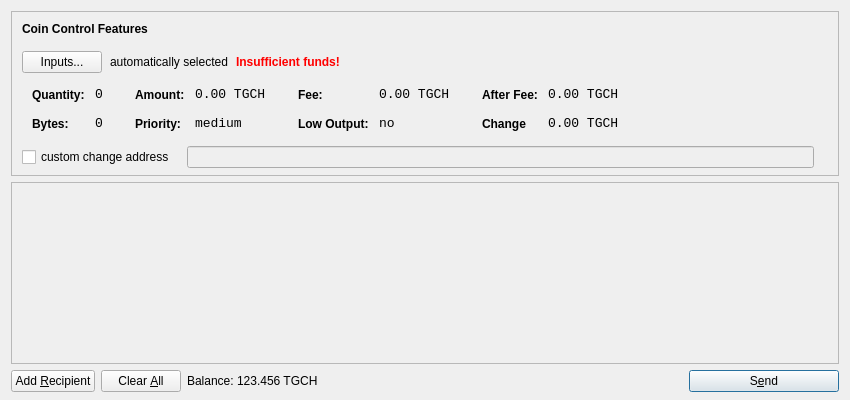
<?xml version="1.0" encoding="UTF-8"?>
<ui version="4.0">
 <class>SendCoinsDialog</class>
 <widget class="QDialog" name="SendCoinsDialog">
  <property name="geometry">
   <rect>
    <x>0</x>
    <y>0</y>
    <width>850</width>
    <height>400</height>
   </rect>
  </property>
  <property name="windowTitle">
   <string>Send Coins</string>
  </property>
  <layout class="QVBoxLayout" name="verticalLayout" stretch="0,1,0">
   <property name="bottomMargin">
    <number>8</number>
   </property>
   <item>
    <widget class="QFrame" name="frameCoinControl">
     <property name="sizePolicy">
      <sizepolicy hsizetype="Expanding" vsizetype="Expanding">
       <horstretch>0</horstretch>
       <verstretch>0</verstretch>
      </sizepolicy>
     </property>
     <property name="maximumSize">
      <size>
       <width>16777215</width>
       <height>16777215</height>
      </size>
     </property>
     <property name="frameShape">
      <enum>QFrame::StyledPanel</enum>
     </property>
     <property name="frameShadow">
      <enum>QFrame::Sunken</enum>
     </property>
     <layout class="QVBoxLayout" name="verticalLayoutCoinControl2">
      <property name="spacing">
       <number>6</number>
      </property>
      <property name="leftMargin">
       <number>0</number>
      </property>
      <property name="topMargin">
       <number>0</number>
      </property>
      <property name="rightMargin">
       <number>0</number>
      </property>
      <property name="bottomMargin">
       <number>6</number>
      </property>
      <item>
       <layout class="QVBoxLayout" name="verticalLayoutCoinControl" stretch="0,0,0,0,1">
        <property name="spacing">
         <number>0</number>
        </property>
        <property name="leftMargin">
         <number>10</number>
        </property>
        <property name="topMargin">
         <number>10</number>
        </property>
        <item>
         <layout class="QHBoxLayout" name="horizontalLayoutCoinControl1">
          <property name="bottomMargin">
           <number>15</number>
          </property>
          <item>
           <widget class="QLabel" name="labelCoinControlFeatures">
            <property name="sizePolicy">
             <sizepolicy hsizetype="Preferred" vsizetype="Maximum">
              <horstretch>0</horstretch>
              <verstretch>0</verstretch>
             </sizepolicy>
            </property>
            <property name="font">
             <font>
              <weight>75</weight>
              <bold>true</bold>
             </font>
            </property>
            <property name="styleSheet">
             <string notr="true">font-weight:bold;</string>
            </property>
            <property name="text">
             <string>Coin Control Features</string>
            </property>
           </widget>
          </item>
         </layout>
        </item>
        <item>
         <layout class="QHBoxLayout" name="horizontalLayoutCoinControl2" stretch="0,0,0,0">
          <property name="spacing">
           <number>8</number>
          </property>
          <property name="bottomMargin">
           <number>10</number>
          </property>
          <item>
           <widget class="QPushButton" name="pushButtonCoinControl">
            <property name="styleSheet">
             <string notr="true"/>
            </property>
            <property name="text">
             <string>Inputs...</string>
            </property>
           </widget>
          </item>
          <item>
           <widget class="QLabel" name="labelCoinControlAutomaticallySelected">
            <property name="text">
             <string>automatically selected</string>
            </property>
            <property name="margin">
             <number>5</number>
            </property>
           </widget>
          </item>
          <item>
           <widget class="QLabel" name="labelCoinControlInsuffFunds">
            <property name="font">
             <font>
              <weight>75</weight>
              <bold>true</bold>
             </font>
            </property>
            <property name="styleSheet">
             <string notr="true">color:red;font-weight:bold;</string>
            </property>
            <property name="text">
             <string>Insufficient funds!</string>
            </property>
            <property name="margin">
             <number>5</number>
            </property>
           </widget>
          </item>
          <item>
           <spacer name="horizontalSpacerCoinControl">
            <property name="orientation">
             <enum>Qt::Horizontal</enum>
            </property>
            <property name="sizeHint" stdset="0">
             <size>
              <width>40</width>
              <height>1</height>
             </size>
            </property>
           </spacer>
          </item>
         </layout>
        </item>
        <item>
         <widget class="QWidget" name="widgetCoinControl" native="true">
          <property name="sizePolicy">
           <sizepolicy hsizetype="Preferred" vsizetype="Preferred">
            <horstretch>0</horstretch>
            <verstretch>0</verstretch>
           </sizepolicy>
          </property>
          <property name="minimumSize">
           <size>
            <width>0</width>
            <height>0</height>
           </size>
          </property>
          <property name="styleSheet">
           <string notr="true"/>
          </property>
          <layout class="QHBoxLayout" name="horizontalLayoutCoinControl5">
           <property name="leftMargin">
            <number>0</number>
           </property>
           <property name="topMargin">
            <number>0</number>
           </property>
           <property name="rightMargin">
            <number>0</number>
           </property>
           <property name="bottomMargin">
            <number>0</number>
           </property>
           <item>
            <layout class="QHBoxLayout" name="horizontalLayoutCoinControl3" stretch="0,0,0,1">
             <property name="spacing">
              <number>20</number>
             </property>
             <property name="topMargin">
              <number>0</number>
             </property>
             <property name="bottomMargin">
              <number>10</number>
             </property>
             <item>
              <layout class="QFormLayout" name="formLayoutCoinControl1">
               <property name="horizontalSpacing">
                <number>10</number>
               </property>
               <property name="verticalSpacing">
                <number>14</number>
               </property>
               <property name="leftMargin">
                <number>10</number>
               </property>
               <property name="topMargin">
                <number>4</number>
               </property>
               <property name="rightMargin">
                <number>6</number>
               </property>
               <item row="0" column="0">
                <widget class="QLabel" name="labelCoinControlQuantityText">
                 <property name="styleSheet">
                  <string notr="true">font-weight:bold;</string>
                 </property>
                 <property name="text">
                  <string>Quantity:</string>
                 </property>
                 <property name="margin">
                  <number>0</number>
                 </property>
                </widget>
               </item>
               <item row="0" column="1">
                <widget class="QLabel" name="labelCoinControlQuantity">
                 <property name="font">
                  <font>
                   <family>Monospace</family>
                   <pointsize>10</pointsize>
                  </font>
                 </property>
                 <property name="cursor">
                  <cursorShape>IBeamCursor</cursorShape>
                 </property>
                 <property name="contextMenuPolicy">
                  <enum>Qt::ActionsContextMenu</enum>
                 </property>
                 <property name="text">
                  <string>0</string>
                 </property>
                 <property name="margin">
                  <number>0</number>
                 </property>
                 <property name="textInteractionFlags">
                  <set>Qt::LinksAccessibleByMouse|Qt::TextSelectableByKeyboard|Qt::TextSelectableByMouse</set>
                 </property>
                </widget>
               </item>
               <item row="1" column="0">
                <widget class="QLabel" name="labelCoinControlBytesText">
                 <property name="styleSheet">
                  <string notr="true">font-weight:bold;</string>
                 </property>
                 <property name="text">
                  <string>Bytes:</string>
                 </property>
                </widget>
               </item>
               <item row="1" column="1">
                <widget class="QLabel" name="labelCoinControlBytes">
                 <property name="font">
                  <font>
                   <family>Monospace</family>
                   <pointsize>10</pointsize>
                  </font>
                 </property>
                 <property name="cursor">
                  <cursorShape>IBeamCursor</cursorShape>
                 </property>
                 <property name="contextMenuPolicy">
                  <enum>Qt::ActionsContextMenu</enum>
                 </property>
                 <property name="text">
                  <string>0</string>
                 </property>
                 <property name="textInteractionFlags">
                  <set>Qt::LinksAccessibleByMouse|Qt::TextSelectableByKeyboard|Qt::TextSelectableByMouse</set>
                 </property>
                </widget>
               </item>
              </layout>
             </item>
             <item>
              <layout class="QFormLayout" name="formLayoutCoinControl2">
               <property name="horizontalSpacing">
                <number>10</number>
               </property>
               <property name="verticalSpacing">
                <number>14</number>
               </property>
               <property name="leftMargin">
                <number>6</number>
               </property>
               <property name="topMargin">
                <number>4</number>
               </property>
               <property name="rightMargin">
                <number>6</number>
               </property>
               <item row="0" column="0">
                <widget class="QLabel" name="labelCoinControlAmountText">
                 <property name="styleSheet">
                  <string notr="true">font-weight:bold;</string>
                 </property>
                 <property name="text">
                  <string>Amount:</string>
                 </property>
                 <property name="margin">
                  <number>0</number>
                 </property>
                </widget>
               </item>
               <item row="0" column="1">
                <widget class="QLabel" name="labelCoinControlAmount">
                 <property name="font">
                  <font>
                   <family>Monospace</family>
                   <pointsize>10</pointsize>
                  </font>
                 </property>
                 <property name="cursor">
                  <cursorShape>IBeamCursor</cursorShape>
                 </property>
                 <property name="contextMenuPolicy">
                  <enum>Qt::ActionsContextMenu</enum>
                 </property>
                 <property name="text">
                  <string notr="true">0.00 TGCH</string>
                 </property>
                 <property name="textInteractionFlags">
                  <set>Qt::LinksAccessibleByMouse|Qt::TextSelectableByKeyboard|Qt::TextSelectableByMouse</set>
                 </property>
                </widget>
               </item>
               <item row="1" column="0">
                <widget class="QLabel" name="labelCoinControlPriorityText">
                 <property name="styleSheet">
                  <string notr="true">font-weight:bold;</string>
                 </property>
                 <property name="text">
                  <string>Priority:</string>
                 </property>
                </widget>
               </item>
               <item row="1" column="1">
                <widget class="QLabel" name="labelCoinControlPriority">
                 <property name="font">
                  <font>
                   <family>Monospace</family>
                   <pointsize>10</pointsize>
                  </font>
                 </property>
                 <property name="cursor">
                  <cursorShape>IBeamCursor</cursorShape>
                 </property>
                 <property name="contextMenuPolicy">
                  <enum>Qt::ActionsContextMenu</enum>
                 </property>
                 <property name="text">
                  <string>medium</string>
                 </property>
                 <property name="textInteractionFlags">
                  <set>Qt::LinksAccessibleByMouse|Qt::TextSelectableByKeyboard|Qt::TextSelectableByMouse</set>
                 </property>
                </widget>
               </item>
              </layout>
             </item>
             <item>
              <layout class="QFormLayout" name="formLayoutCoinControl3">
               <property name="horizontalSpacing">
                <number>10</number>
               </property>
               <property name="verticalSpacing">
                <number>14</number>
               </property>
               <property name="leftMargin">
                <number>6</number>
               </property>
               <property name="topMargin">
                <number>4</number>
               </property>
               <property name="rightMargin">
                <number>6</number>
               </property>
               <item row="0" column="0">
                <widget class="QLabel" name="labelCoinControlFeeText">
                 <property name="styleSheet">
                  <string notr="true">font-weight:bold;</string>
                 </property>
                 <property name="text">
                  <string>Fee:</string>
                 </property>
                 <property name="margin">
                  <number>0</number>
                 </property>
                </widget>
               </item>
               <item row="0" column="1">
                <widget class="QLabel" name="labelCoinControlFee">
                 <property name="font">
                  <font>
                   <family>Monospace</family>
                   <pointsize>10</pointsize>
                  </font>
                 </property>
                 <property name="cursor">
                  <cursorShape>IBeamCursor</cursorShape>
                 </property>
                 <property name="contextMenuPolicy">
                  <enum>Qt::ActionsContextMenu</enum>
                 </property>
                 <property name="text">
                  <string notr="true">0.00 TGCH</string>
                 </property>
                 <property name="textInteractionFlags">
                  <set>Qt::LinksAccessibleByMouse|Qt::TextSelectableByKeyboard|Qt::TextSelectableByMouse</set>
                 </property>
                </widget>
               </item>
               <item row="1" column="0">
                <widget class="QLabel" name="labelCoinControlLowOutputText">
                 <property name="styleSheet">
                  <string notr="true">font-weight:bold;</string>
                 </property>
                 <property name="text">
                  <string>Low Output:</string>
                 </property>
                </widget>
               </item>
               <item row="1" column="1">
                <widget class="QLabel" name="labelCoinControlLowOutput">
                 <property name="font">
                  <font>
                   <family>Monospace</family>
                   <pointsize>10</pointsize>
                  </font>
                 </property>
                 <property name="cursor">
                  <cursorShape>IBeamCursor</cursorShape>
                 </property>
                 <property name="contextMenuPolicy">
                  <enum>Qt::ActionsContextMenu</enum>
                 </property>
                 <property name="text">
                  <string>no</string>
                 </property>
                 <property name="textInteractionFlags">
                  <set>Qt::LinksAccessibleByMouse|Qt::TextSelectableByKeyboard|Qt::TextSelectableByMouse</set>
                 </property>
                </widget>
               </item>
              </layout>
             </item>
             <item>
              <layout class="QFormLayout" name="formLayoutCoinControl4">
               <property name="horizontalSpacing">
                <number>10</number>
               </property>
               <property name="verticalSpacing">
                <number>14</number>
               </property>
               <property name="leftMargin">
                <number>6</number>
               </property>
               <property name="topMargin">
                <number>4</number>
               </property>
               <property name="rightMargin">
                <number>6</number>
               </property>
               <item row="0" column="0">
                <widget class="QLabel" name="labelCoinControlAfterFeeText">
                 <property name="styleSheet">
                  <string notr="true">font-weight:bold;</string>
                 </property>
                 <property name="text">
                  <string>After Fee:</string>
                 </property>
                 <property name="margin">
                  <number>0</number>
                 </property>
                </widget>
               </item>
               <item row="0" column="1">
                <widget class="QLabel" name="labelCoinControlAfterFee">
                 <property name="font">
                  <font>
                   <family>Monospace</family>
                   <pointsize>10</pointsize>
                  </font>
                 </property>
                 <property name="cursor">
                  <cursorShape>IBeamCursor</cursorShape>
                 </property>
                 <property name="contextMenuPolicy">
                  <enum>Qt::ActionsContextMenu</enum>
                 </property>
                 <property name="text">
                  <string notr="true">0.00 TGCH</string>
                 </property>
                 <property name="textInteractionFlags">
                  <set>Qt::LinksAccessibleByMouse|Qt::TextSelectableByKeyboard|Qt::TextSelectableByMouse</set>
                 </property>
                </widget>
               </item>
               <item row="1" column="0">
                <widget class="QLabel" name="labelCoinControlChangeText">
                 <property name="styleSheet">
                  <string notr="true">font-weight:bold;</string>
                 </property>
                 <property name="text">
                  <string>Change</string>
                 </property>
                </widget>
               </item>
               <item row="1" column="1">
                <widget class="QLabel" name="labelCoinControlChange">
                 <property name="font">
                  <font>
                   <family>Monospace</family>
                   <pointsize>10</pointsize>
                  </font>
                 </property>
                 <property name="cursor">
                  <cursorShape>IBeamCursor</cursorShape>
                 </property>
                 <property name="contextMenuPolicy">
                  <enum>Qt::ActionsContextMenu</enum>
                 </property>
                 <property name="text">
                  <string notr="true">0.00 TGCH</string>
                 </property>
                 <property name="textInteractionFlags">
                  <set>Qt::LinksAccessibleByMouse|Qt::TextSelectableByKeyboard|Qt::TextSelectableByMouse</set>
                 </property>
                </widget>
               </item>
              </layout>
             </item>
            </layout>
           </item>
          </layout>
         </widget>
        </item>
        <item>
         <layout class="QHBoxLayout" name="horizontalLayoutCoinControl4" stretch="0,0,0">
          <property name="spacing">
           <number>12</number>
          </property>
          <property name="sizeConstraint">
           <enum>QLayout::SetDefaultConstraint</enum>
          </property>
          <property name="topMargin">
           <number>5</number>
          </property>
          <property name="rightMargin">
           <number>5</number>
          </property>
          <item>
           <widget class="QCheckBox" name="checkBoxCoinControlChange">
            <property name="text">
             <string>custom change address</string>
            </property>
           </widget>
          </item>
          <item>
           <widget class="QLineEdit" name="lineEditCoinControlChange">
            <property name="enabled">
             <bool>false</bool>
            </property>
            <property name="sizePolicy">
             <sizepolicy hsizetype="Expanding" vsizetype="Fixed">
              <horstretch>0</horstretch>
              <verstretch>0</verstretch>
             </sizepolicy>
            </property>
           </widget>
          </item>
          <item>
           <widget class="QLabel" name="labelCoinControlChangeLabel">
            <property name="sizePolicy">
             <sizepolicy hsizetype="Preferred" vsizetype="Expanding">
              <horstretch>0</horstretch>
              <verstretch>0</verstretch>
             </sizepolicy>
            </property>
            <property name="minimumSize">
             <size>
              <width>0</width>
              <height>0</height>
             </size>
            </property>
            <property name="text">
             <string/>
            </property>
            <property name="margin">
             <number>3</number>
            </property>
           </widget>
          </item>
         </layout>
        </item>
        <item>
         <spacer name="verticalSpacerCoinControl">
          <property name="orientation">
           <enum>Qt::Vertical</enum>
          </property>
          <property name="sizeHint" stdset="0">
           <size>
            <width>800</width>
            <height>1</height>
           </size>
          </property>
         </spacer>
        </item>
       </layout>
      </item>
     </layout>
    </widget>
   </item>
   <item>
    <widget class="QScrollArea" name="scrollArea">
     <property name="widgetResizable">
      <bool>true</bool>
     </property>
     <widget class="QWidget" name="scrollAreaWidgetContents">
      <property name="geometry">
       <rect>
        <x>0</x>
        <y>0</y>
        <width>830</width>
        <height>172</height>
       </rect>
      </property>
      <layout class="QVBoxLayout" name="verticalLayout_2">
       <property name="leftMargin">
        <number>0</number>
       </property>
       <property name="topMargin">
        <number>0</number>
       </property>
       <property name="rightMargin">
        <number>0</number>
       </property>
       <property name="bottomMargin">
        <number>0</number>
       </property>
       <item>
        <layout class="QVBoxLayout" name="entries">
         <property name="spacing">
          <number>6</number>
         </property>
        </layout>
       </item>
       <item>
        <spacer name="verticalSpacer">
         <property name="orientation">
          <enum>Qt::Vertical</enum>
         </property>
         <property name="sizeHint" stdset="0">
          <size>
           <width>20</width>
           <height>40</height>
          </size>
         </property>
        </spacer>
       </item>
      </layout>
     </widget>
    </widget>
   </item>
   <item>
    <layout class="QHBoxLayout" name="horizontalLayout">
     <item>
      <widget class="QPushButton" name="addButton">
       <property name="toolTip">
        <string>Send to multiple recipients at once</string>
       </property>
       <property name="text">
        <string>Add &amp;Recipient</string>
       </property>
       <property name="autoDefault">
        <bool>false</bool>
       </property>
      </widget>
     </item>
     <item>
      <widget class="QPushButton" name="clearButton">
       <property name="sizePolicy">
        <sizepolicy hsizetype="Minimum" vsizetype="Fixed">
         <horstretch>0</horstretch>
         <verstretch>0</verstretch>
        </sizepolicy>
       </property>
       <property name="toolTip">
        <string>Remove all transaction fields</string>
       </property>
       <property name="text">
        <string>Clear &amp;All</string>
       </property>
       <property name="autoRepeatDelay">
        <number>300</number>
       </property>
       <property name="autoDefault">
        <bool>false</bool>
       </property>
      </widget>
     </item>
     <item>
      <layout class="QHBoxLayout" name="horizontalLayout_2">
       <property name="spacing">
        <number>3</number>
       </property>
       <item>
        <widget class="QLabel" name="label">
         <property name="sizePolicy">
          <sizepolicy hsizetype="Preferred" vsizetype="Fixed">
           <horstretch>0</horstretch>
           <verstretch>0</verstretch>
          </sizepolicy>
         </property>
         <property name="text">
          <string>Balance:</string>
         </property>
        </widget>
       </item>
       <item>
        <widget class="QLabel" name="labelBalance">
         <property name="sizePolicy">
          <sizepolicy hsizetype="Preferred" vsizetype="Fixed">
           <horstretch>0</horstretch>
           <verstretch>0</verstretch>
          </sizepolicy>
         </property>
         <property name="cursor">
          <cursorShape>IBeamCursor</cursorShape>
         </property>
         <property name="text">
          <string notr="true">123.456 TGCH</string>
         </property>
         <property name="textInteractionFlags">
          <set>Qt::LinksAccessibleByMouse|Qt::TextSelectableByKeyboard|Qt::TextSelectableByMouse</set>
         </property>
        </widget>
       </item>
      </layout>
     </item>
     <item>
      <spacer name="horizontalSpacer">
       <property name="orientation">
        <enum>Qt::Horizontal</enum>
       </property>
       <property name="sizeHint" stdset="0">
        <size>
         <width>40</width>
         <height>20</height>
        </size>
       </property>
      </spacer>
     </item>
     <item>
      <widget class="QPushButton" name="sendButton">
       <property name="minimumSize">
        <size>
         <width>150</width>
         <height>0</height>
        </size>
       </property>
       <property name="toolTip">
        <string>Confirm the send action</string>
       </property>
       <property name="text">
        <string>S&amp;end</string>
       </property>
       <property name="icon">
        <iconset resource="../truegalaxycash.qrc">
         <normaloff>:/icons/send</normaloff>:/icons/send</iconset>
       </property>
       <property name="default">
        <bool>true</bool>
       </property>
      </widget>
     </item>
    </layout>
   </item>
  </layout>
 </widget>
 <resources>
  <include location="../truegalaxycash.qrc"/>
 </resources>
 <connections/>
</ui>
